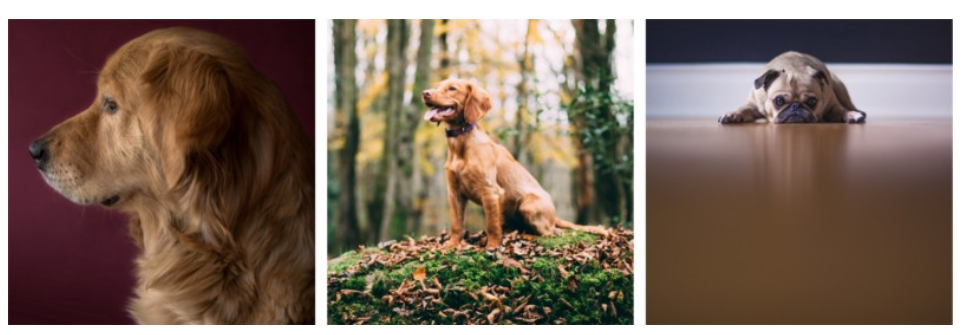
#> input picture Session3/images/dog.PNG, 968 x 335 px, given in place of dog.jpg, which was not available
$ jupyter execute --allow-errors 'Part-1 -Python,Numpy,Pandas,Scipy,Matplotlib,Seaborn.ipynb'   (shell and % lines are left out)   (older library calls are emulated)   (text cells are left out)
#> lines starting #> are read from the running program, lines starting #| are printed output that depends on the picture; pictures that were not available may be replaced by others from this repository, and a replacement may not be noted
[cell 1]
import platform
print(platform.python_version())

[cell 2]
x = 3
print(type(x)) # Prints "<class 'int'>"
print(x)       # Prints "3"
print(x + 1)   # Addition; prints "4"
print(x - 1)   # Subtraction; prints "2"
print(x * 2)   # Multiplication; prints "6"
print(x ** 2)  # Exponentiation; prints "9"
x += 1
print(x)  # Prints "4"
x *= 2
print(x)  # Prints "8"
y = 2.5
print(type(y)) # Prints "<class 'float'>"
print(y, y + 1, y * 2, y ** 2) # Prints "2.5 3.5 5.0 6.25"

[cell 3]
t = True
f = False
print(type(t)) # Prints "<class 'bool'>"
print(t and f) # Logical AND; prints "False"
print(t or f)  # Logical OR; prints "True"
print(not t)   # Logical NOT; prints "False"
print(t != f)  # Logical XOR; prints "True"

[cell 4]
hello = 'hello'    # String literals can use single quotes
world = "world"    # or double quotes; it does not matter.
print(hello)       # Prints "hello"
print(len(hello))  # String length; prints "5"
hw = hello + ' ' + world  # String concatenation
print(hw)  # prints "hello world"
hw12 = '%s %s %d' % (hello, world, 12)  # sprintf style string formatting
print(hw12)  # prints "hello world 12"

[cell 5]
s = "hello"
print(s.capitalize())  # Capitalize a string; prints "Hello"
print(s.upper())       # Convert a string to uppercase; prints "HELLO"
print(s.rjust(7))      # Right-justify a string, padding with spaces; prints "  hello"
print(s.center(7))     # Center a string, padding with spaces; prints " hello "
print(s.replace('l', '(ell)'))  # Replace all instances of one substring with another;
                                # prints "he(ell)(ell)o"
print('  world '.strip())  # Strip leading and trailing whitespace; prints "world"

[cell 6]
xs = [3, 1, 2]    # Create a list
print(xs, xs[2])  # Prints "[3, 1, 2] 2"
print(xs[-1])     # Negative indices count from the end of the list; prints "2"
xs[2] = 'foo'     # Lists can contain elements of different types
print(xs)         # Prints "[3, 1, 'foo']"
xs.append('bar')  # Add a new element to the end of the list
print(xs)         # Prints "[3, 1, 'foo', 'bar']"
x = xs.pop()      # Remove and return the last element of the list
print(x, xs)      # Prints "bar [3, 1, 'foo']"

[cell 7]
nums = list(range(5))     # range is a built-in function that creates a list of integers
print(nums)               # Prints "[0, 1, 2, 3, 4]"
print(nums[2:4])          # Get a slice from index 2 to 4 (exclusive); prints "[2, 3]"
print(nums[2:])           # Get a slice from index 2 to the end; prints "[2, 3, 4]"
print(nums[:2])           # Get a slice from the start to index 2 (exclusive); prints "[0, 1]"
print(nums[:])            # Get a slice of the whole list; prints "[0, 1, 2, 3, 4]"
print(nums[:-1])          # Slice indices can be negative; prints "[0, 1, 2, 3]"
nums[2:4] = [8, 9]        # Assign a new sublist to a slice
print(nums)               # Prints "[0, 1, 8, 9, 4]"

[cell 8]
animals = ['cat', 'dog', 'monkey']
for animal in animals:
    print(animal)
# Prints "cat", "dog", "monkey", each on its own line.

[cell 9]
animals = ['cat', 'dog', 'monkey']
for idx, animal in enumerate(animals,1):
    print('#%d: %s' % (idx + 1, animal))
# Prints "#1: cat", "#2: dog", "#3: monkey", each on its own line

[cell 10]
nums = [0, 1, 2, 3, 4]
squares = []
for x in nums:
    squares.append(x ** 2)
print(squares)   # Prints [0, 1, 4, 9, 16]

[cell 11]
nums = [0, 1, 2, 3, 4]
squares = [x ** 2 for x in nums]
print(squares)   # Prints [0, 1, 4, 9, 16]

[cell 12]
nums = [0, 1, 2, 3, 4]
even_squares = [x ** 2 for x in nums if x % 2 == 0]
print(even_squares)  # Prints "[0, 4, 16]"

[cell 13]
d = {'cat': 'cute', 'dog': 'furry'}  # Create a new dictionary with some data
print(d['cat'])       # Get an entry from a dictionary; prints "cute"
print('cat' in d)     # Check if a dictionary has a given key; prints "True"
d['fish'] = 'wet'     # Set an entry in a dictionary
print(d['fish'])      # Prints "wet"
# print(d['monkey'])  # KeyError: 'monkey' not a key of d
print(d.get('monkey', 'N/A'))  # Get an element with a default; prints "N/A"
print(d.get('fish', 'N/A'))    # Get an element with a default; prints "wet"
del d['fish']         # Remove an element from a dictionary
print(d.get('fish', 'N/A')) # "fish" is no longer a key; prints "N/A"

[cell 14]
d = {'person': 2, 'cat': 4, 'spider': 8}
for animal in d:
    legs = d[animal]
    print('A %s has %d legs' % (animal, legs))
# Prints "A person has 2 legs", "A cat has 4 legs", "A spider has 8 legs"

[cell 15]
d = {'person': 2, 'cat': 4, 'spider': 8}
for animal, legs in d.items():
    print('A %s has %d legs' % (animal, legs))
# Prints "A person has 2 legs", "A cat has 4 legs", "A spider has 8 legs"

[cell 16]
nums = [0, 1, 2, 3, 4]
even_num_to_square = {x: x ** 2 for x in nums if x % 2 == 0}
print(even_num_to_square)  # Prints "{0: 0, 2: 4, 4: 16}"

[cell 17]
animals = {'cat', 'dog'}
print('cat' in animals)   # Check if an element is in a set; prints "True"
print('fish' in animals)  # prints "False"
animals.add('fish')       # Add an element to a set
print('fish' in animals)  # Prints "True"
print(len(animals))       # Number of elements in a set; prints "3"
animals.add('cat')        # Adding an element that is already in the set does nothing
print(len(animals))       # Prints "3"
animals.remove('cat')     # Remove an element from a set
print(len(animals))       # Prints "2"

[cell 18]
a={"abc","abc"}
type(a)
a

[cell 19]
#Normal approach
duplicates=[]
l=[1,2,3,4,1,2]
for i in l:
    if l.count(i)>1:
        if i not in duplicates:
            duplicates.append(i)

print(duplicates)

[cell 20]
#Set approach
duplicates=[]
duplicates=set([i for i in l if l.count(i)>1])
duplicates

[cell 21]
a=set(["red","yellow","green"])
b=set(["red","green"])
print(a.intersection(b))
print(a.difference(b))

[cell 22]
animals = {'cat', 'dog', 'fish'}
for idx, animal in enumerate(animals):
    print('#%d: %s' % (idx + 1, animal))
# Prints "#1: fish", "#2: dog", "#3: cat"

[cell 23]
from math import sqrt
nums = {int(sqrt(x)) for x in range(30)}
print(nums)  # Prints "{0, 1, 2, 3, 4, 5}"

[cell 24]
d = {(x, x + 1): x for x in range(10)}  # Create a dictionary with tuple keys
t = (5, 6)        # Create a tuple
print(type(t))    # Prints "<class 'tuple'>"
print(d[t])       # Prints "5"
print(d[(1, 2)])  # Prints "1"

[cell 25]
def sign(x):
    if x > 0:
        return 'positive'
    elif x < 0:
        return 'negative'
    else:
        return 'zero'

for x in [-1, 0, 1]:
    print(sign(x))
# Prints "negative", "zero", "positive"

[cell 26]
def hello(name, loud=False):
    if loud:
        print('HELLO, %s!' % name.upper())
    else:
        print('Hello, %s' % name)

hello('Bob') # Prints "Hello, Bob"
hello('Fred', loud=True)  # Prints "HELLO, FRED!"

[cell 27]
class Greeter(object):

    # Constructor
    def __init__(self, name):
        self.name = name  # Create an instance variable

    # Instance method
    def greet(self, loud=False):
        if loud:
            print('HELLO, %s!' % self.name.upper())
        else:
            print('Hello, %s' % self.name)

g = Greeter('Fred')  # Construct an instance of the Greeter class
g.greet()            # Call an instance method; prints "Hello, Fred"
g.greet(loud=True)   # Call an instance method; prints "HELLO, FRED!"

[cell 28]
def test(f_1,*argv):
#> called with f_1 = 1
    print("Defined",f_1)
    for i in argv:
        print("Undefined",i)
test(1,2,3,4)

[cell 29]
def test(**kargsv):
    for key,value in kargsv.items():
        print((key,value))
test(name1="V")

[cell 30]
def test(arg1,arg2,arg3):
#> called with arg1 = 2, arg2 = 3, arg3 = 4
    print("arg1",arg1)
    print("arg2",arg2)
    print("arg3",arg3)
ar=(2,3,4)
test(*ar)

[cell 31]
ar={"arg1":2,"arg2":3,"arg3":43}
test(**ar)

[cell 32]
dictionary = {"a": 1, "b": 2}
def someFunction(a, b):
    print(a + b)
    return
# these do the same thing:
someFunction(**dictionary)
someFunction(a=1, b=2)

[cell 33]
import pdb

def make_bread():
    pdb.set_trace()
    return "I don't have time"

print(make_bread())

[cell 34]
def test():
    for i in range(5):
        print(i)
test()

[cell 35]
def test():
    for i in range(5):
        yield i
for i in test():
    print(i)

[cell 36]
t=test()
print(next(t))

[cell 37]
a="abc"
#Iter-it returns an iterator
aa=iter(a)
#To Iterate use next
print(next(aa))
print(next(aa))

[cell 38]
a=range(5)
#Making it an iterator
aa=iter(a)
#Iterate
next(aa)

[cell 39]
l=[1,2,3,4]
b=list(map(lambda x:x**2,l))
b

[cell 40]
#Map with a list of function
def add(x):
    return(x+x)
def mul(x):
    return x**2
func=[add,mul]
for i in range(5):
    m=list(map(lambda x: x(i),func))
    print(m)

[cell 41]
a=range(-5,5)
lessthanzero=list(filter(lambda x:x<0,a))
lessthanzero

[cell 42]
from functools import reduce
a=range(1,5)
r=reduce(lambda x,y:x*y,a)
print(r)

[cell 43]
from collections import OrderedDict, Counter
# Remembers the order the keys are added!
x = OrderedDict(a=1, b=2, c=3)
print(x)
# Counts the frequency of each character
y = Counter("Hello World!")
print(y)

[cell 44]
#pip install emoji
from emoji import emojize
print(emojize(":thumbs_up:"))
#> (this line was passed over: emoji is not available in this run)

[cell 45]
from __future__ import print_function
print("Hello World!")

[cell 46]
#$ pip install geopy
from geopy import GoogleV3
place = "221b Baker Street, London"
#> (the rest of this cell did not finish here and is left out)

[cell 47]
#$ pip install howdoi

[cell 48]
import inspect
print(inspect.getsource(inspect.getsource))
print(inspect.getmodule(inspect.getmodule))
print(inspect.currentframe().f_lineno)

[cell 49]
import numpy as np

a = np.array([1, 2, 3])   # Create a rank 1 array
print(type(a))            # Prints "<class 'numpy.ndarray'>"
print(a.shape)            # Prints "(3,)"
print(a[0], a[1], a[2])   # Prints "1 2 3"
a[0] = 5                  # Change an element of the array
print(a)                  # Prints "[5, 2, 3]"

b = np.array([[1,2,3],[4,5,6]])    # Create a rank 2 array
print(b.shape)                     # Prints "(2, 3)"
print(b[0, 0], b[0, 1], b[1, 0])   # Prints "1 2 4"

[cell 50]
import numpy as np

a = np.zeros((2,2))   # Create an array of all zeros
print(a)              # Prints "[[ 0.  0.]
                      #          [ 0.  0.]]"

b = np.ones((1,2))    # Create an array of all ones
print(b)              # Prints "[[ 1.  1.]]"

c = np.full((2,2), 7)  # Create a constant array
print(c)               # Prints "[[ 7.  7.]
                       #          [ 7.  7.]]"

d = np.eye(2)         # Create a 2x2 identity matrix
print(d)              # Prints "[[ 1.  0.]
                      #          [ 0.  1.]]"

e = np.random.random((2,2))  # Create an array filled with random values
print(e)                     # Might print "[[ 0.91940167  0.08143941]
                             #               [ 0.68744134  0.87236687]]"

[cell 51]
import numpy as np

# Create the following rank 2 array with shape (3, 4)
# [[ 1  2  3  4]
#  [ 5  6  7  8]
#  [ 9 10 11 12]]
a = np.array([[1,2,3,4], [5,6,7,8], [9,10,11,12]])

# Use slicing to pull out the subarray consisting of the first 2 rows
# and columns 1 and 2; b is the following array of shape (2, 2):
# [[2 3]
#  [6 7]]
b = a[:2, 1:3]

# A slice of an array is a view into the same data, so modifying it
# will modify the original array.
print(a[0, 1])   # Prints "2"
b[0, 0] = 77     # b[0, 0] is the same piece of data as a[0, 1]
print(a[0, 1])   # Prints "77"

[cell 52]
import numpy as np

# Create the following rank 2 array with shape (3, 4)
# [[ 1  2  3  4]
#  [ 5  6  7  8]
#  [ 9 10 11 12]]
a = np.array([[1,2,3,4], [5,6,7,8], [9,10,11,12]])

# Two ways of accessing the data in the middle row of the array.
# Mixing integer indexing with slices yields an array of lower rank,
# while using only slices yields an array of the same rank as the
# original array:
row_r1 = a[1, :]    # Rank 1 view of the second row of a
row_r2 = a[1:2, :]  # Rank 2 view of the second row of a
print(row_r1, row_r1.shape)  # Prints "[5 6 7 8] (4,)"
print(row_r2, row_r2.shape)  # Prints "[[5 6 7 8]] (1, 4)"

# We can make the same distinction when accessing columns of an array:
col_r1 = a[:, 1]
col_r2 = a[:, 1:2]
print(col_r1, col_r1.shape)  # Prints "[ 2  6 10] (3,)"
print(col_r2, col_r2.shape)  # Prints "[[ 2]
                             #          [ 6]
                             #          [10]] (3, 1)"

[cell 53]
import numpy as np

a = np.array([[1,2], [3, 4], [5, 6]])

# An example of integer array indexing.
# The returned array will have shape (3,) and
print(a[[0, 1, 2], [0, 1, 0]])  # Prints "[1 4 5]"

# The above example of integer array indexing is equivalent to this:
print(np.array([a[0, 0], a[1, 1], a[2, 0]]))  # Prints "[1 4 5]"

# When using integer array indexing, you can reuse the same
# element from the source array:
print(a[[0, 0], [1, 1]])  # Prints "[2 2]"

# Equivalent to the previous integer array indexing example
print(np.array([a[0, 1], a[0, 1]]))  # Prints "[2 2]"

[cell 54]
import numpy as np

# Create a new array from which we will select elements
a = np.array([[1,2,3], [4,5,6], [7,8,9], [10, 11, 12]])

print(a)  # prints "array([[ 1,  2,  3],
          #                [ 4,  5,  6],
          #                [ 7,  8,  9],
          #                [10, 11, 12]])"

# Create an array of indices
b = np.array([0, 2, 0, 1])

# Select one element from each row of a using the indices in b
print(a[np.arange(4), b])  # Prints "[ 1  6  7 11]"

# Mutate one element from each row of a using the indices in b
a[np.arange(4), b] += 10

print(a)  # prints "array([[11,  2,  3],
          #                [ 4,  5, 16],
          #                [17,  8,  9],
          #                [10, 21, 12]])

[cell 55]
import numpy as np

a = np.array([[1,2], [3, 4], [5, 6]])

bool_idx = (a > 2)   # Find the elements of a that are bigger than 2;
                     # this returns a numpy array of Booleans of the same
                     # shape as a, where each slot of bool_idx tells
                     # whether that element of a is > 2.

print(bool_idx)      # Prints "[[False False]
                     #          [ True  True]
                     #          [ True  True]]"

# We use boolean array indexing to construct a rank 1 array
# consisting of the elements of a corresponding to the True values
# of bool_idx
print(a[bool_idx])  # Prints "[3 4 5 6]"

# We can do all of the above in a single concise statement:
print(a[a > 2])     # Prints "[3 4 5 6]"

[cell 56]
import numpy as np

x = np.array([1, 2])   # Let numpy choose the datatype
print(x.dtype)         # Prints "int64"

x = np.array([1.0, 2.0])   # Let numpy choose the datatype
print(x.dtype)             # Prints "float64"

x = np.array([1, 2], dtype=np.int64)   # Force a particular datatype
print(x.dtype)                         # Prints "int64"

[cell 57]
import numpy as np

x = np.array([[1,2],[3,4]], dtype=np.float64)
y = np.array([[5,6],[7,8]], dtype=np.float64)

# Elementwise sum; both produce the array
# [[ 6.0  8.0]
#  [10.0 12.0]]
print(x + y)
print(np.add(x, y))

# Elementwise difference; both produce the array
# [[-4.0 -4.0]
#  [-4.0 -4.0]]
print(x - y)
print(np.subtract(x, y))

# Elementwise product; both produce the array
# [[ 5.0 12.0]
#  [21.0 32.0]]
print(x * y)
print(np.multiply(x, y))

# Elementwise division; both produce the array
# [[ 0.2         0.33333333]
#  [ 0.42857143  0.5       ]]
print(x / y)
print(np.divide(x, y))

# Elementwise square root; produces the array
# [[ 1.          1.41421356]
#  [ 1.73205081  2.        ]]
print(np.sqrt(x))

[cell 58]
import numpy as np

x = np.array([[1,2],[3,4]])
y = np.array([[5,6],[7,8]])

v = np.array([9,10])
w = np.array([11, 12])

# Inner product of vectors; both produce 219
print(v.dot(w))
print(np.dot(v, w))

# Matrix / vector product; both produce the rank 1 array [29 67]
print(x.dot(v))
print(np.dot(x, v))

# Matrix / matrix product; both produce the rank 2 array
# [[19 22]
#  [43 50]]
print(x.dot(y))
print(np.dot(x, y))

[cell 59]
import numpy as np

x = np.array([[1,2],[3,4]])

print(np.sum(x))  # Compute sum of all elements; prints "10"
print(np.sum(x, axis=0))  # Compute sum of each column; prints "[4 6]"
print(np.sum(x, axis=1))  # Compute sum of each row; prints "[3 7]"

[cell 60]
import numpy as np

x = np.array([[1,2], [3,4]])
print(x)    # Prints "[[1 2]
            #          [3 4]]"
print(x.T)  # Prints "[[1 3]
            #          [2 4]]"

# Note that taking the transpose of a rank 1 array does nothing:
v = np.array([1,2,3])
print(v)    # Prints "[1 2 3]"
print(v.T)  # Prints "[1 2 3]"

[cell 61]
import numpy as np

# We will add the vector v to each row of the matrix x,
# storing the result in the matrix y
x = np.array([[1,2,3], [4,5,6], [7,8,9], [10, 11, 12]])
v = np.array([1, 0, 1])
y = np.empty_like(x)   # Create an empty matrix with the same shape as x

# Add the vector v to each row of the matrix x with an explicit loop
for i in range(4):
    y[i, :] = x[i, :] + v

# Now y is the following
# [[ 2  2  4]
#  [ 5  5  7]
#  [ 8  8 10]
#  [11 11 13]]
print(y)

[cell 62]
import numpy as np

# We will add the vector v to each row of the matrix x,
# storing the result in the matrix y
x = np.array([[1,2,3], [4,5,6], [7,8,9], [10, 11, 12]])
v = np.array([1, 0, 1])
vv = np.tile(v, (4, 1))   # Stack 4 copies of v on top of each other
print(vv)                 # Prints "[[1 0 1]
                          #          [1 0 1]
                          #          [1 0 1]
                          #          [1 0 1]]"
y = x + vv  # Add x and vv elementwise
print(y)  # Prints "[[ 2  2  4
          #          [ 5  5  7]
          #          [ 8  8 10]
          #          [11 11 13]]"

[cell 63]
import numpy as np

# We will add the vector v to each row of the matrix x,
# storing the result in the matrix y
x = np.array([[1,2,3], [4,5,6], [7,8,9], [10, 11, 12]])
v = np.array([1, 0, 1])
y = x + v  # Add v to each row of x using broadcasting
print(y)  # Prints "[[ 2  2  4]
          #          [ 5  5  7]
          #          [ 8  8 10]
          #          [11 11 13]]"

[cell 64]
import numpy as np

# Compute outer product of vectors
v = np.array([1,2,3])  # v has shape (3,)
w = np.array([4,5])    # w has shape (2,)
# To compute an outer product, we first reshape v to be a column
# vector of shape (3, 1); we can then broadcast it against w to yield
# an output of shape (3, 2), which is the outer product of v and w:
# [[ 4  5]
#  [ 8 10]
#  [12 15]]
print(np.reshape(v, (3, 1)) * w)

# Add a vector to each row of a matrix
x = np.array([[1,2,3], [4,5,6]])
# x has shape (2, 3) and v has shape (3,) so they broadcast to (2, 3),
# giving the following matrix:
# [[2 4 6]
#  [5 7 9]]
print(x + v)

# Add a vector to each column of a matrix
# x has shape (2, 3) and w has shape (2,).
# If we transpose x then it has shape (3, 2) and can be broadcast
# against w to yield a result of shape (3, 2); transposing this result
# yields the final result of shape (2, 3) which is the matrix x with
# the vector w added to each column. Gives the following matrix:
# [[ 5  6  7]
#  [ 9 10 11]]
print((x.T + w).T)
# Another solution is to reshape w to be a column vector of shape (2, 1);
# we can then broadcast it directly against x to produce the same
# output.
print(x + np.reshape(w, (2, 1)))

# Multiply a matrix by a constant:
# x has shape (2, 3). Numpy treats scalars as arrays of shape ();
# these can be broadcast together to shape (2, 3), producing the
# following array:
# [[ 2  4  6]
#  [ 8 10 12]]
print(x * 2)

[cell 65]
import pandas as pd

# Create the following rank 2 array with shape (3, 4)
# [[ 1  2  3  4]
#  [ 5  6  7  8]
#  [ 9 10 11 12]]
a =pd.DataFrame([[1,2,3,4], [5,6,7,8], [9,10,11,12]],columns=["A","B","C","D"])

a1=pd.DataFrame({"A":[1,5,9],"B":[2,6,10],"C":[3,7,11],"D":[4,8,12]})
print(a)
print("\n")
print(a1)

[cell 66]
from scipy.misc import imread, imsave, imresize

# Read an JPEG image into a numpy array
img = imread('dog.jpg')
#> img is the input picture: shape (335, 968, 4); mean R, G, B, A 127.1, 108.7, 96, 255
print(img.dtype, img.shape)  # Prints "uint8 (400, 248, 3)"
#| uint8 (335, 968, 4)

# We can tint the image by scaling each of the color channels
# by a different scalar constant. The image has shape (400, 248, 3);
# we multiply it by the array [1, 0.95, 0.9] of shape (3,);
# numpy broadcasting means that this leaves the red channel unchanged,
# and multiplies the green and blue channels by 0.95 and 0.9
# respectively.
#> (the rest of this cell did not finish here and is left out)

[cell 67]
import numpy as np
from scipy.spatial.distance import pdist, squareform

# Create the following array where each row is a point in 2D space:
# [[0 1]
#  [1 0]
#  [2 0]]
x = np.array([[0, 1], [1, 0], [2, 0]])
print(x)

# Compute the Euclidean distance between all rows of x.
# d[i, j] is the Euclidean distance between x[i, :] and x[j, :],
# and d is the following array:
# [[ 0.          1.41421356  2.23606798]
#  [ 1.41421356  0.          1.        ]
#  [ 2.23606798  1.          0.        ]]
d = squareform(pdist(x, 'euclidean'))
print(d)

[cell 68]
import numpy as np
import matplotlib.pyplot as plt

# Compute the x and y coordinates for points on a sine curve
x = np.arange(0, 3 * np.pi, 0.1)
y = np.sin(x)

# Plot the points using matplotlib
plt.plot(x, y)
plt.show()  # You must call plt.show() to make graphics appear.
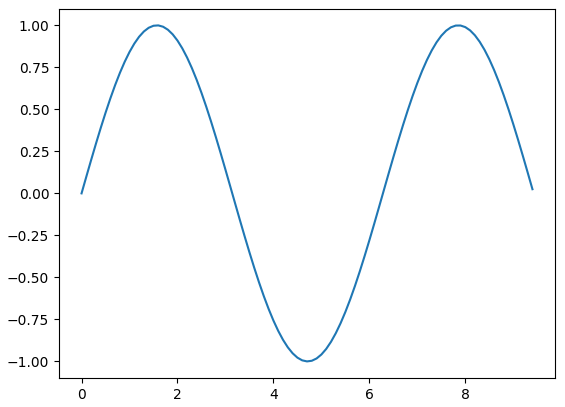
#> figure drawn by matplotlib, 1 panel; curve peaks at x = 1.6, y = 1

[cell 69]
import numpy as np
import matplotlib.pyplot as plt

# Compute the x and y coordinates for points on sine and cosine curves
x = np.arange(0, 3 * np.pi, 0.1)
y_sin = np.sin(x)
y_cos = np.cos(x)

# Plot the points using matplotlib
plt.plot(x, y_sin)
plt.plot(x, y_cos)
plt.xlabel('x axis label')
plt.ylabel('y axis label')
plt.title('Sine and Cosine')
plt.legend(['Sine', 'Cosine'])
plt.show()
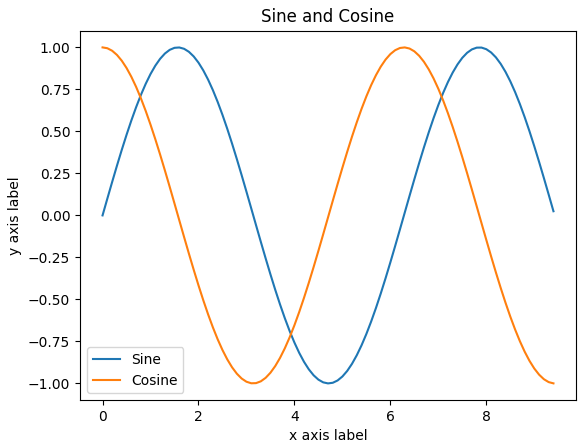
#> figure drawn by matplotlib, 1 panel; curve peaks at x = 1.6, y = 1; curve peaks at x = 0, y = 1

[cell 70]
import numpy as np
import matplotlib.pyplot as plt

# Compute the x and y coordinates for points on sine and cosine curves
x = np.arange(0, 3 * np.pi, 0.1)
y_sin = np.sin(x)
y_cos = np.cos(x)

# Set up a subplot grid that has height 2 and width 1,
# and set the first such subplot as active.
plt.subplot(2, 1, 1)

# Make the first plot
plt.plot(x, y_sin)
plt.title('Sine')

# Set the second subplot as active, and make the second plot.
plt.subplot(2, 1, 2)
plt.plot(x, y_cos)
plt.title('Cosine')

# Show the figure.
plt.show()
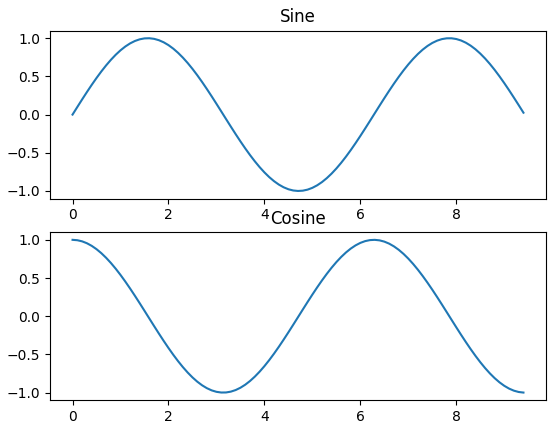
#> figure drawn by matplotlib, 2 panels; panel 1: curve peaks at x = 1.6, y = 1; panel 2: curve peaks at x = 0, y = 1
